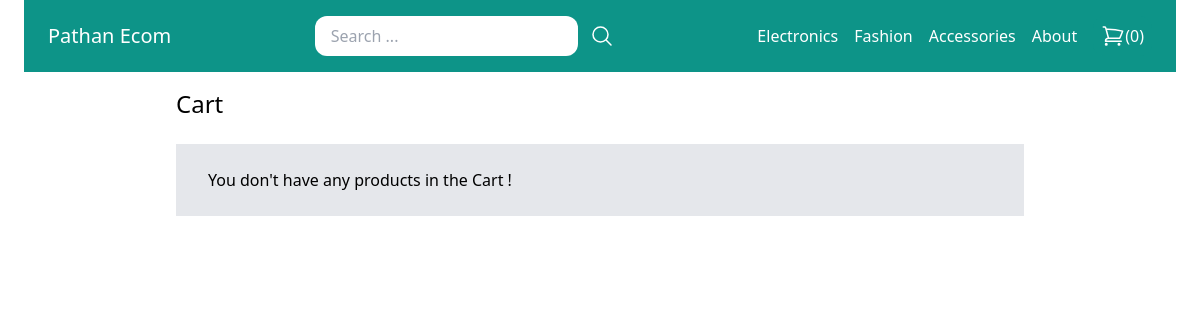
Page /cart/ on the committed database.
### store/models.py (models this page shows, shortened)
class Category(models.Model):
    title=models.CharField(max_length=50)
    slug=models.SlugField(max_length=50)
    class Meta:
        verbose_name_plural='Categories'

### store/views.py (the view)
# urls.py: path('cart/',views.cart_view,name='cart_view'),
def cart_view(request):
    cart=Cart(request)
    return render(request,'store/cart_view.html',{
        'cart':cart
    })

### store/cart.py (called while the page is built)
    def __len__(self):
        return sum(item['quantity'] for item in self.cart.values())

### store/context_processors.py (called while the page is built)
def cart(request):
    return {'cart':Cart(request)}

### store/templatetags/menu.py (called while the page is built)
@register.inclusion_tag("core_app/menu.html")
def menu():
    categories=Category.objects.all()
    return {'categories':categories}

### template/store/cart_view.html (shortened to what this page needs)
{% extends 'core_app/base.html'%}
{%block content%}
<h1 class="text-2xl mb-6">Cart</h1>
{% if cart|length %}
{% for item in cart %}
<div class="px-2 py-2 bg-teal-100 mb-2 flex items-center">
    <div>
        <img src="{{item.product.get_thumbnail}}" class="w-20">
    </div>
    <div class="pl-6">
   <h2 class="text-2xl"> {{item.product.title}} </h2>
   <p class="text-xm text-gray-500">BDT {{item.product.get_price}}</p>
    <div class="mt-4 mb-4">
    <a href="{% url 'store:change_quantity' item.product.id %}?action=increase " class="p-2 bg-teal-500 text-white rounded-xl">+</a>
    {{item.quantity}}
    <a href="{% url 'store:change_quantity' item.product.id %}?action=decrease " class="p-2 bg-teal-500 text-white rounded-xl"> -</a>
    <br>
</div>
    <a href="{% url 'store:remove_from_cart' item.product.id %}" class="inline-block ">
        <svg xmlns="http://www.w3.org/2000/svg" fill="none" viewBox="0 0 24 24" stroke-width="1.5" stroke="currentColor" class="w-6 h-6">
            <path stroke-linecap="round" stroke-linejoin="round" d="m14.74 9-.346 9m-4.788 0L9.26 9m9.968-3.21c.342.052.682.107 1.022.166m-1.022-.165L18.16 19.673a2.25 2.25 0 0 1-2.244 2.077H8.084a2.25 2.25 0 0 1-2.244-2.077L4.772 5.79m14.456 0a48.108 48.108 0 0 0-3.478-.397m-12 .562c.34-.059.68-.114 1.022-.165m0 0a48.11 48.11 0 0 1 3.478-.397m7.5 0v-.916c0-1.18-.91-2.164-2.09-2.201a51.964 51.964 0 0 0-3.32 0c-1.18.037-2.09 1.022-2.09 2.201v.916m7.5 0a48.667 48.667 0 0 0-7.5 0" />
          </svg>
    </a>
    </div>
    </div>
{% endfor %}
<strong> Total Cost :</strong> BDT {{cart.get_total_cost}} <br>
<a href="{% url 'store:checkout' %}" class="mt-5 inline-block py-4 px-8 text-white bg-teal-700 hover:bg-teal-800 rounded-xl">Checkout</a>
{% else %}
<div class="py-6 px-8 bg-gray-200 ">You don't have any products in the Cart ! </div>
{% endif %}
{% endblock %}

### template/core_app/menu.html
{% for category in categories %}
<a href="{% url 'store:category_detail' category.slug %}" class="text-white">{{category.title}}</a>
{%endfor%}
<a href="{% url 'core_app:about'%}" class="text-white">About</a>

### rows in the picture
Category: title "Electronics"
Category: title "Fashion"
Category: title "Accessories"

### other values in the picture
{{ cart | length }} "0"
